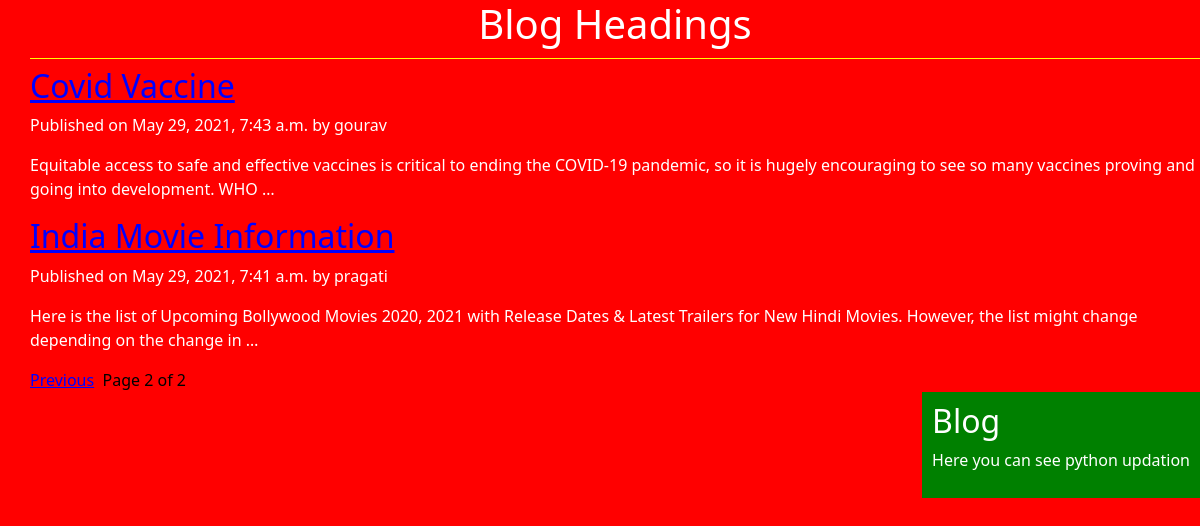
Screenshot of /?page=2 with the database file from the repository.
### blog/models.py (models this page shows, shortened)
class Post(models.Model):
    STATUS_CHOICES=(('draft','Draft'),('publish','Publish'))
    title=models.CharField(max_length=256)
    slug=models.SlugField(max_length=264,unique_for_date='publish')
    author=models.ForeignKey(User,related_name='blog_posts',on_delete=models.CASCADE)
    body=models.TextField()
    publish=models.DateTimeField(default=timezone.now)
    created=models.DateTimeField(auto_now_add=True)
    update=models.DateTimeField(auto_now=True)
    status=models.CharField(max_length=10,choices=STATUS_CHOICES,default='draft')
    objects=CustomManager()
    class Meta:
        ordering=('-publish',)
    def get_absolute_url(self):
        return reverse('post_detail',args=[self.publish.year,self.publish.strftime('%m'),self.publish.strftime('%d'),self.slug])

### blog/views.py (the view)
# urls.py: url(r'^$',views.post_list_view),
def post_list_view(r):
    post_list=Post.objects.all()
    paginator = Paginator(post_list,2)
    page_number=r.GET.get('page')
    try:
        post_list=paginator.page(page_number)
    except PageNotAnInteger:
        post_list=paginator.page(1)
    except EmptyPage :
        post_list=paginator.page(paginator.num_pages)
    return render(r,'blog/post_list.html',{'post_list':post_list})

### blog/models.py (called while the page is built)
    def get_queryset(self):
        return super().get_queryset().filter(status='publish')

### templates/blog/post_list.html (shortened to what this page needs)
{%extends 'blog/base.html'%}
{% block content_block %}
<h1>Blog Headings</h1>
{% for post in post_list %}
<a href="{{post.get_absolute_url}}"><h2>{{post.title}}</h2></a>
<p id="date">Published on {{post.publish}} by {{post.author}}</p>
{{post.body|truncatewords:30|linebreaks}}
{% endfor %}
{% include 'blog/pagination.html' with page=post_list %}
{% endblock %}

### static/css/blog.css (style rules this page uses)
body { color:white; background: red; }
body { color:white; }
h1 { text-align: center; border-bottom: 1px solid yellow; padding-bottom:10px; }
a { color:Blue; }

### rows the page displays
Post: title "Covid Vaccine", publish "May 29, 2021, 7:43 a.m.", author "gourav", body "Equitable access to safe and effective vaccines is critical to ending the COVID-19 pandemic, so it is hugely encouraging to see so many vaccines proving and going into development. WHO …"
Post: title "India Movie Information", publish "May 29, 2021, 7:41 a.m.", author "pragati", body "Here is the list of Upcoming Bollywood Movies 2020, 2021 with Release Dates & Latest Trailers for New Hindi Movies. However, the list might change depending on the change in …"

### other values shown
{{ page.number }} "2"
{{ page.paginator.num_pages }} "2"
